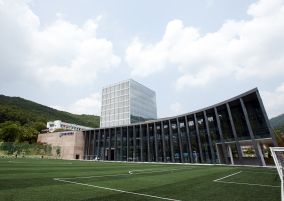
#> input picture image/hufs100.jpg, 284 x 201 px, given in place of pollen-lowcontrast.tif, which was not available
$ jupyter execute --allow-errors Lab02_LinearFiltering.ipynb   (text cells are left out)
#> lines starting #> are read from the running program, lines starting #| are printed output that depends on the picture; pictures that were not available may be replaced by others from this repository, and a replacement may not be noted
[cell 1]
import numpy as np
import matplotlib.pyplot as plt

[cell 2]
from google.colab import drive
drive.mount('/content/drive')

[cell 3]
import os
imgpath = '/content/drive/MyDrive/class/DIP1/DIP4E'
#os.listdir(imgpath)

[cell 4]
f = plt.imread(imgpath+'/pollen-lowcontrast.tif')
#> f is the input picture: shape (201, 284, 3); mean R, G, B 152.4, 160, 157
print(f.shape,f.dtype)
#| (201, 284, 3) uint8

[cell 5]
plt.imshow(f, cmap = 'gray', vmin=0, vmax=255)
plt.axis('off')
plt.colorbar()
plt.show()

[cell 6]
plt.hist(f.flatten())
plt.show()
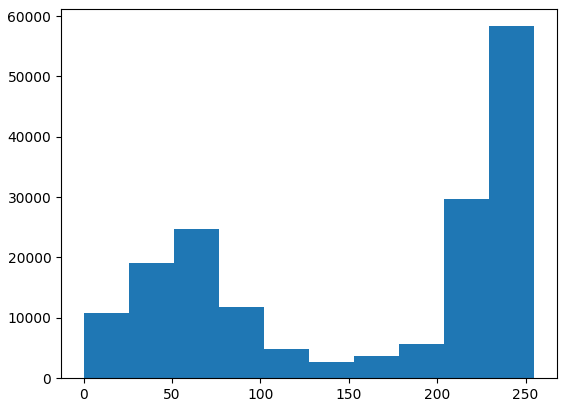
#> figure drawn by matplotlib, 1 panel; tallest bar 58318 high, from x = 229.5 to 255

[cell 7]
def histogram_equalization(image):
    histogram, bins = np.histogram(image.flatten(), bins=256, range=[0,256])
#> histogram = 256 values, max 4064 at index 243, min 69 at index 133, mean 669; bins = 257 values from 0 to 256
    cdf = histogram.cumsum()
#> cdf = 256 values from 244 to 171252
    cdf_min = cdf.min()
#> cdf_min = 244
    cdf_max = cdf.max()
#> cdf_max = 171252
    cdf_normalized = (cdf - cdf_min) * 255 / (cdf_max - cdf_min)
#> cdf_normalized = 256 values from 0 to 255
    cdf_normalized = cdf_normalized.astype(np.uint8)
    equalized_image = cdf_normalized[image]
    return equalized_image

[cell 8]
f_eq = histogram_equalization(f)
plt.hist(f_eq.flatten())
plt.show()
#> figure, not shown here; tallest bar 18703 high, from x = 204 to 229.5

[cell 9]
plt.imshow(f_eq, cmap = 'gray', vmin=0, vmax=255)
plt.axis('off')
plt.colorbar()
plt.show()

[cell 10]
f = plt.imread(imgpath+'/hidden-symbols.tif')
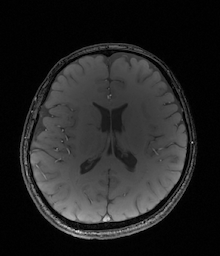
#> input picture image/mri_brain_gre.tiff, 220 x 256 px, given in place of hidden-symbols.tif, which was not available
#> f is the input picture: shape (256, 220, 3); min 0, max 226, mean 35.2
print(f.shape,f.dtype)
#| (256, 220, 3) uint8

[cell 11]
plt.imshow(f,vmin=0,vmax=255,cmap='gray')
plt.axis('off')
plt.show()

[cell 12]
f_eq = histogram_equalization(f)
plt.imshow(f_eq,vmin=0,vmax=255,cmap='gray')
plt.axis('off')
plt.show()

[cell 13]
N = 128
f_eq_local = np.zeros_like(f)
for x in np.arange(0,256,N):
  for y in np.arange(0,256,N):
    f_eq_local[x:x+N,y:y+N] = histogram_equalization(f[x:x+N,y:y+N])
#> this loop made 2 passes
#> pass 1, in histogram_equalization (call 3), `equalized_image = cdf_normalized[image]`:
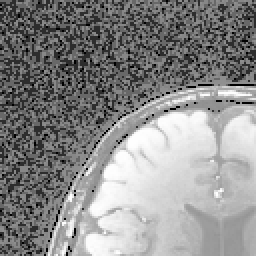
#> equalized_image: shape (128, 128, 3) (shown 2 times larger); min 0, max 255, mean 137.6
#> pass 1, in histogram_equalization (call 4), `equalized_image = cdf_normalized[image]`:
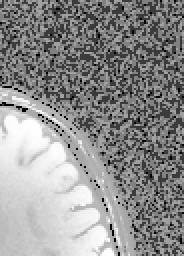
#> equalized_image: shape (128, 92, 3) (shown 2 times larger); min 0, max 255, mean 142.7
#> after the loop:
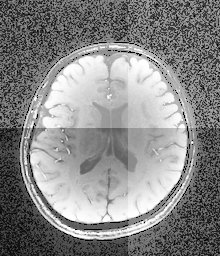
#> f_eq_local: shape (256, 220, 3); min 0, max 255, mean 135.2

plt.imshow(f_eq_local,vmin=0,vmax=255,cmap='gray')
plt.axis('off')
plt.show()

[cell 14]
import scipy.signal as signal
from skimage import io

[cell 15]
f = io.imread('https://press.hufs.ac.kr/data/file/gift/6f5a7159a604fe7de30498fd76c8741d_JIWi6Gj9_d6e43320ba8ee4ac452deadd5246a2d6db29e853.jpg',as_gray=True)[::2,::2]
#> f: shape (128, 110) float64; min 0, max 0.82, mean 0.138
print(f.shape,f.dtype)
#| (128, 110) float64

[cell 16]
plt.imshow(f,cmap='gray')
plt.axis('off')
plt.show()

[cell 17]
w = np.random.randn(3,3)
#w = np.array([[-1,0,1],
#              [-2,0,2],
#              [-1,0,1]])
print(w)

[cell 18]
sz0,sz1 = f.shape
#> sz0 = 128; sz1 = 110
y = np.zeros_like(f)
for i in np.arange(1,sz0-1):
  for j in np.arange(1,sz1-1):
    y[i,j] = np.sum(f[i-1:i+2,j-1:j+2]*w[::-1,::-1])
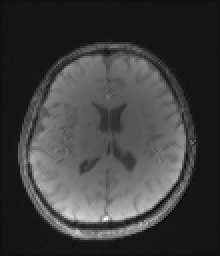
#> y: shape (128, 110) float64 (shown 2 times larger); min -0.396, max 5.22, mean 0.959; drawn with min black and max white

plt.figure(dpi=150)
plt.subplot(1,2,1)
plt.imshow(f,cmap='gray')
plt.axis('off')
plt.title('original')
plt.subplot(1,2,2)
plt.imshow(y,cmap='gray')
plt.axis('off')
plt.title('filtered')
plt.show()

[cell 19]
y = signal.convolve2d(f,w,mode='same')
y.shape
plt.figure(dpi=150)
plt.subplot(121)
plt.imshow(f,cmap='gray')
plt.axis('off')
plt.title('original')
plt.subplot(122)
plt.imshow(y,cmap='gray')
plt.axis('off')
plt.title('filtered')
plt.show()

[cell 20]
w = np.ones((3,3))
w = w/np.sum(w)
print(w)

[cell 21]
yb = signal.convolve2d(f,w,mode='same')

[cell 22]
plt.figure(figsize=(16,9))
plt.subplot(1,3,1)
plt.imshow(f,cmap='gray')
plt.axis('off')
plt.title('original')
plt.subplot(1,3,2)
plt.imshow(yb,cmap='gray')
plt.axis('off')
plt.title('filtered')
plt.subplot(1,3,3)
plt.imshow(yb-f,cmap='gray',vmin=-.01,vmax=.01)
plt.axis('off')
plt.title('difference')
plt.show()

[cell 23]
for N in np.array([3,7,15,30]):
  wb = np.ones((N,N))
  wb = wb/np.sum(wb)
  y_b = signal.convolve2d(f,wb,mode='same')

  plt.figure(figsize=(16,9))
  plt.subplot(1,3,1)
  plt.imshow(f,cmap='gray')
  plt.axis('off')
  plt.title('original')
  plt.subplot(1,3,2)
  plt.imshow(y_b,cmap='gray')
  plt.axis('off')
  plt.title(f'filtered - box size: {N}')
  plt.subplot(1,3,3)
  plt.imshow(y_b-f,cmap='gray',vmin=-.01,vmax=.01)
  plt.axis('off')
  plt.title('difference')
  plt.show()
#> wb: shape (30, 30) float64; every value is 0.00111

[cell 24]
N = 3
std = 2
s = np.arange(-N,N+1,1)
t = np.arange(-N,N+1,1)
S,T = np.meshgrid(s,t)
wg = np.exp(-(S**2+T**2)/(2*std*std))
wg = wg/np.sum(wg)

plt.figure(figsize=(7,7))
plt.imshow(wg,vmin=0,vmax=0.1,cmap='gray')
plt.axis('off')
plt.colorbar()
plt.show()

[cell 25]
y_g = signal.convolve2d(f,wg,mode='same')

plt.figure(figsize=(16,9))
plt.subplot(1,3,1)
plt.imshow(f,cmap='gray')
plt.axis('off')
plt.title('original')
plt.subplot(1,3,2)
plt.imshow(y_g,cmap='gray')
plt.axis('off')
plt.title('filtered')
plt.subplot(1,3,3)
plt.imshow(y_g-f,cmap='gray',vmin=-.01,vmax=.01)
plt.axis('off')
plt.title('difference')
plt.show()

[cell 26]
s = np.arange(-13,14,1)
t = np.arange(-13,14,1)
S,T = np.meshgrid(s,t)

for std in np.array([1,3,5,7]):
  wg = np.exp(-(S**2+T**2)/(2*std*std))
  wg = wg/np.sum(wg)

  y_g = signal.convolve2d(f,wg,mode='same')

  plt.figure(figsize=(16,9))
  plt.subplot(1,3,1)
  plt.imshow(f,cmap='gray')
  plt.axis('off')
  plt.title('original')
  plt.subplot(1,3,2)
  plt.imshow(y_g,cmap='gray')
  plt.axis('off')
  plt.title(f'filtered - sigma:{std}')
  plt.subplot(1,3,3)
  plt.imshow(y_g-f,cmap='gray',vmin=-.01, vmax=.01)
  plt.axis('off')
  plt.title('difference')
  plt.show()

#> (a cell that did not finish here is left out)

[cell 28]
import time

[cell 29]
for N in np.array([3,7,15,30]):
  wb = np.ones((N,N))
  wb = wb/np.sum(wb)
  s0 = time.time()
  y_b = signal.convolve2d(f,wb,mode='same')
  compu_time=time.time() - s0
  print('computation time = ', compu_time,' sec')
  plt.figure(figsize=(16,9))
  plt.subplot(1,3,1)
  plt.imshow(f,cmap='gray')
  plt.axis('off')
  plt.title('original')
  plt.subplot(1,3,2)
  plt.imshow(y_b,cmap='gray')
  plt.axis('off')
  plt.title(f'filtered - box size: {N}')
  plt.subplot(1,3,3)
  plt.imshow(y_b-f,cmap='gray',vmin=-.01,vmax=.01)
  plt.axis('off')
  plt.title('difference')
  plt.show()

[cell 30]
f = plt.imread(os.path.join(imgpath,'moon-blurred.tif'))
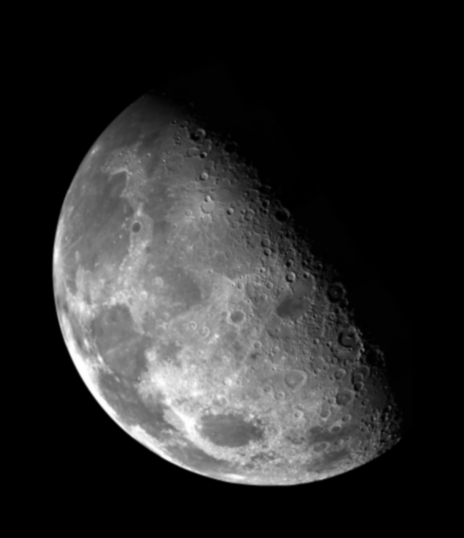
#> input picture image/moon-blurred.tif, 464 x 538 px, found by its file name
#> f is the input picture: shape (538, 464); min 0, max 254, mean 42.6
print(f.shape,f.dtype)
#| (538, 464) uint8
plt.figure(figsize=(10,10))
plt.imshow(f,cmap='gray')
plt.axis('off')
plt.title('image')
plt.colorbar()
plt.show()

[cell 31]
w1 = np.array([[0,1,0],[1,-4.,1],[0,1,0]])
w2 = np.array([[0,-1,0],[-1,4.,-1],[0,-1,0]])

w3 = np.array([[1,1,1],[1,-8.,1],[1,1,1]])
w4 = np.array([[-1,-1,-1],[-1,8.,-1],[-1,-1,-1]])

print(w1)
print(w2)
print(w3)
print(w4)

[cell 32]
y = signal.convolve2d(f,w2,mode='same')
#> y: shape (538, 464) float64
y.shape
plt.figure(figsize=(16,8))
plt.subplot(121)
plt.imshow(f,cmap='gray')
plt.colorbar()
plt.axis('off')
plt.title('original')
plt.subplot(122)
plt.imshow(y,cmap='gray',vmin=-16,vmax=16)
plt.colorbar()
plt.axis('off')
plt.title('filtered')
plt.show()

[cell 33]
f = plt.imread(os.path.join(imgpath,'moon-blurred.tif'))
#f = io.imread('https://superresolution.co/wp-content/uploads/2024/08/superresolution-types-of-blurred-images-num5.webp',as_gray=True)[::2,::2]

w = np.array([[0,-1,0],[-1,4.,-1],[0,-1,0]])
y = signal.convolve2d(f,w,mode='same')
c = 0.01234
g = f + c*(y)
plt.figure(figsize=(18,6))
plt.subplot(131)
plt.imshow(f,cmap='gray')
plt.colorbar()
plt.axis('off')
plt.title('original')
plt.subplot(132)
plt.imshow(g,cmap='gray')
plt.colorbar()
plt.axis('off')
plt.title('sharpening')
plt.subplot(133)
plt.imshow(y,cmap='RdBu_r',vmin=-0.5*np.max(np.abs(y)),vmax=0.5*np.max(np.abs(y)))
plt.colorbar()
plt.axis('off')
plt.title('filtered')
plt.show()

[cell 34]
sobel1 = np.array([[-1,-2,-1],[0,0,0],[1,2,1]])
sobel2 = np.array([[-1,0,1],[-2,0,2],[-1,0,1]])
print(sobel1)
print(sobel2)

[cell 35]
g1 = signal.convolve2d(f,sobel1,mode='same')
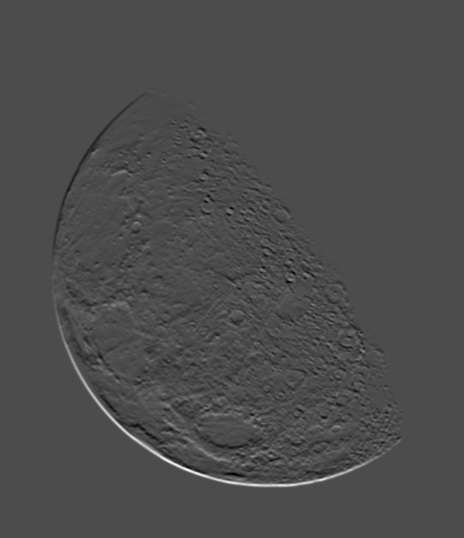
#> g1: shape (538, 464) int64; min -296, max 688, mean 0; drawn with min black and max white
g2 = signal.convolve2d(f,sobel2,mode='same')
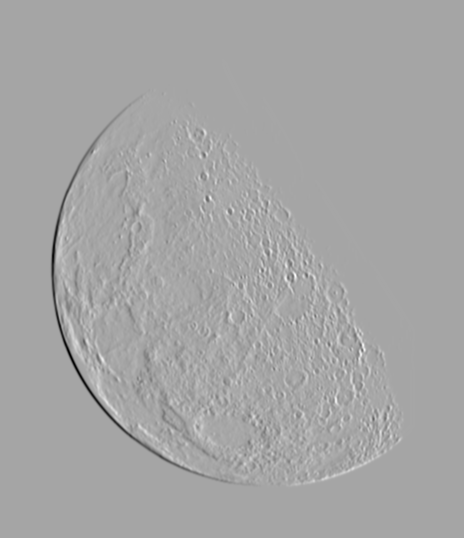
#> g2: shape (538, 464) int64; min -714, max 384, mean 0; drawn with min black and max white
G = np.sqrt(g1**2+g2**2)

plt.figure(figsize=(18,6))
plt.subplot(141)
plt.imshow(f,cmap='gray')
plt.colorbar()
plt.axis('off')
plt.title('original')
plt.subplot(142)
plt.imshow(g1,cmap='RdBu_r',vmin=-128,vmax=128)
plt.colorbar()
plt.axis('off')
plt.title('Gy')
plt.subplot(143)
plt.imshow(g2,cmap='RdBu_r',vmin=-128,vmax=128)
plt.colorbar()
plt.axis('off')
plt.title('Gx')
plt.subplot(144)
plt.imshow(G,cmap='gray',vmin=0,vmax=255)
plt.colorbar()
plt.axis('off')
plt.title('magnitude of gradient')
plt.show()

#> (a cell that did not finish here is left out)

[cell 37]
G_ = np.abs(g1) + np.abs(g2)
plt.figure(figsize=(18,6))

plt.subplot(131)
plt.imshow(f,cmap='gray')
plt.colorbar()
plt.axis('off')
plt.title('original')

plt.subplot(132)
plt.imshow(G,cmap='gray',vmin=0,vmax=255)
plt.colorbar()
plt.axis('off')
plt.title('|| G ||')

plt.subplot(133)
plt.imshow(G_,cmap='gray',vmin=0,vmax=255)
plt.colorbar()
plt.axis('off')
plt.title('~ || G ||')

plt.show()
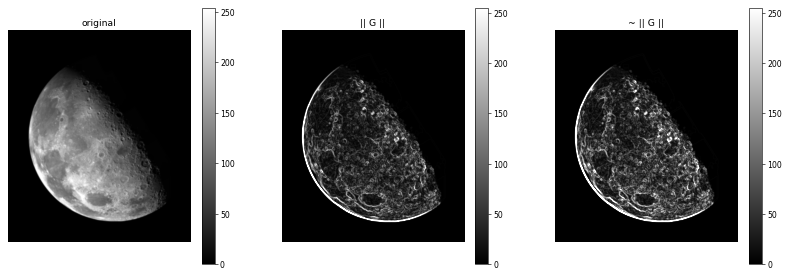
#> figure drawn by matplotlib, 6 panels
